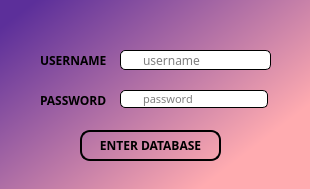
<?xml version="1.0" encoding="UTF-8"?>
<ui version="4.0">
 <class>MainWindow</class>
 <widget class="QMainWindow" name="MainWindow">
  <property name="geometry">
   <rect>
    <x>0</x>
    <y>0</y>
    <width>310</width>
    <height>189</height>
   </rect>
  </property>
  <property name="windowTitle">
   <string>MainWindow</string>
  </property>
  <widget class="QWidget" name="centralwidget">
   <widget class="QWidget" name="bgwidget" native="true">
    <property name="geometry">
     <rect>
      <x>0</x>
      <y>0</y>
      <width>311</width>
      <height>191</height>
     </rect>
    </property>
    <property name="minimumSize">
     <size>
      <width>311</width>
      <height>191</height>
     </size>
    </property>
    <property name="maximumSize">
     <size>
      <width>311</width>
      <height>191</height>
     </size>
    </property>
    <property name="styleSheet">
     <string notr="true">QWidget#bgwidget{
background-color: qlineargradient(spread:pad, x1:0.051, y1:0.0849545, x2:0.853, y2:0.726818, stop:0 rgba(92, 47, 154, 255), stop:1 rgba(255, 171, 176, 255));}</string>
    </property>
    <widget class="QLineEdit" name="password_input">
     <property name="geometry">
      <rect>
       <x>120</x>
       <y>90</y>
       <width>148</width>
       <height>18</height>
      </rect>
     </property>
     <property name="font">
      <font>
       <family>Lucida Fax</family>
       <pointsize>8</pointsize>
      </font>
     </property>
     <property name="styleSheet">
      <string notr="true">QLineEdit{
	background-color: white;
	border-style: outset;
	border-width: 1px;
	border-radius: 5px;
	padding-left: 20px;
	padding-right: 20px;
}

QLineEdit:hover{
	border-width: 2px;
	border-color:rgb(51, 143, 255);
}

QLineEdit:focus{
	border-width: 2px;
	border-color:rgb(51, 143, 255);
}</string>
     </property>
     <property name="inputMethodHints">
      <set>Qt::ImhHiddenText|Qt::ImhNoAutoUppercase|Qt::ImhNoPredictiveText|Qt::ImhSensitiveData</set>
     </property>
     <property name="echoMode">
      <enum>QLineEdit::Password</enum>
     </property>
     <property name="placeholderText">
      <string>password</string>
     </property>
    </widget>
    <widget class="QLabel" name="username_label">
     <property name="geometry">
      <rect>
       <x>40</x>
       <y>50</y>
       <width>71</width>
       <height>21</height>
      </rect>
     </property>
     <property name="font">
      <font>
       <family>Lucida Fax</family>
       <pointsize>9</pointsize>
       <weight>75</weight>
       <italic>false</italic>
       <bold>true</bold>
      </font>
     </property>
     <property name="text">
      <string>USERNAME</string>
     </property>
    </widget>
    <widget class="QPushButton" name="enter_button">
     <property name="geometry">
      <rect>
       <x>80</x>
       <y>130</y>
       <width>141</width>
       <height>31</height>
      </rect>
     </property>
     <property name="font">
      <font>
       <family>Lucida Fax</family>
       <weight>75</weight>
       <bold>true</bold>
      </font>
     </property>
     <property name="cursor">
      <cursorShape>OpenHandCursor</cursorShape>
     </property>
     <property name="styleSheet">
      <string notr="true">QPushButton{
	border-style:outset;
	border-width:2px;
	border-radius:10px;
	border-color:black;
}

QPushButton:hover{
	border-style:outset;
	border-width:2px;
	border-radius:10px;
	border-color:black;
	border-color:rgb(51, 143, 255);
	color: rgb(51, 143, 255);
}</string>
     </property>
     <property name="text">
      <string>ENTER DATABASE</string>
     </property>
    </widget>
    <widget class="QLabel" name="password_label">
     <property name="geometry">
      <rect>
       <x>40</x>
       <y>90</y>
       <width>71</width>
       <height>21</height>
      </rect>
     </property>
     <property name="font">
      <font>
       <family>Lucida Fax</family>
       <pointsize>9</pointsize>
       <weight>75</weight>
       <italic>false</italic>
       <bold>true</bold>
      </font>
     </property>
     <property name="text">
      <string>PASSWORD</string>
     </property>
    </widget>
    <widget class="QLineEdit" name="username_input">
     <property name="geometry">
      <rect>
       <x>120</x>
       <y>50</y>
       <width>151</width>
       <height>20</height>
      </rect>
     </property>
     <property name="font">
      <font>
       <family>Lucida Fax</family>
      </font>
     </property>
     <property name="styleSheet">
      <string notr="true">QLineEdit{
	background-color: white;
	border-style: outset;
	border-width: 1px;
	border-radius: 5px;
	padding-left: 20px;
	padding-right: 20px;
}

QLineEdit:hover{
	border-width: 2px;
	border-color:rgb(51, 143, 255);
}

QLineEdit:focus{
	border-width: 2px;
	border-color:rgb(51, 143, 255);
}</string>
     </property>
     <property name="placeholderText">
      <string>username</string>
     </property>
    </widget>
    <widget class="QLabel" name="label">
     <property name="geometry">
      <rect>
       <x>-160</x>
       <y>-100</y>
       <width>501</width>
       <height>361</height>
      </rect>
     </property>
     <property name="minimumSize">
      <size>
       <width>501</width>
       <height>361</height>
      </size>
     </property>
     <property name="maximumSize">
      <size>
       <width>501</width>
       <height>361</height>
      </size>
     </property>
     <property name="text">
      <string/>
     </property>
     <property name="pixmap">
      <pixmap>Source_imgs/bckgrnd_01.jpg</pixmap>
     </property>
    </widget>
    <zorder>label</zorder>
    <zorder>password_input</zorder>
    <zorder>username_label</zorder>
    <zorder>enter_button</zorder>
    <zorder>password_label</zorder>
    <zorder>username_input</zorder>
   </widget>
  </widget>
 </widget>
 <resources/>
 <connections/>
</ui>
